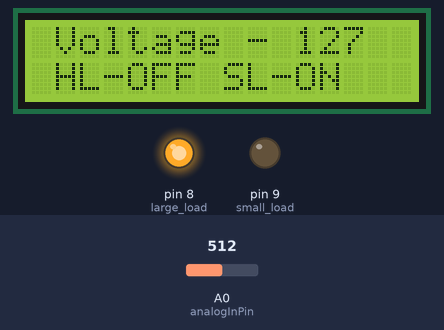
The sketch below on a simulated Arduino Uno, built with avr-gcc and run on an emulated ATmega328P. Shown: 16×2 character LCD, output pins drawn as LEDs (lit = HIGH). The inputs (shaded band) are chosen by the test bench; at power-on: A0 (analogInPin) = 512.

Above: at 1.2 s.
1.3 s: A0 (analogInPin) set to 460
At 2.2 s:
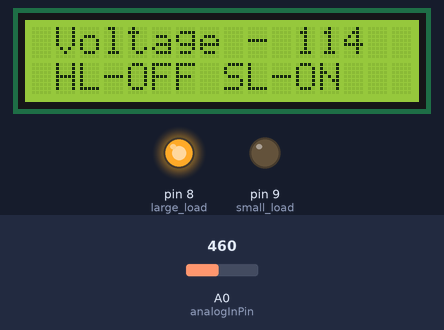
2.8 s: A0 (analogInPin) set to 426
At 3.5 s:
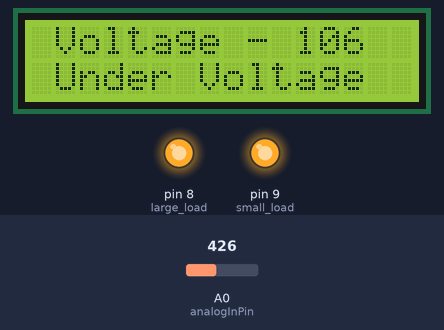
4.4 s: A0 (analogInPin) set to 900
At 4.8 s:
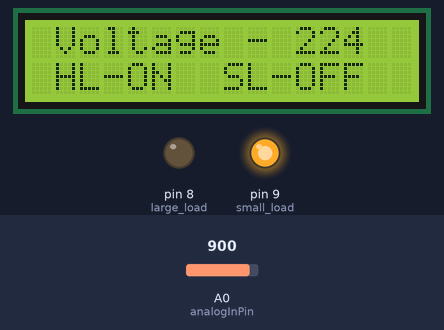
6.0 s: A0 (analogInPin) set to 934
At 7.0 s:
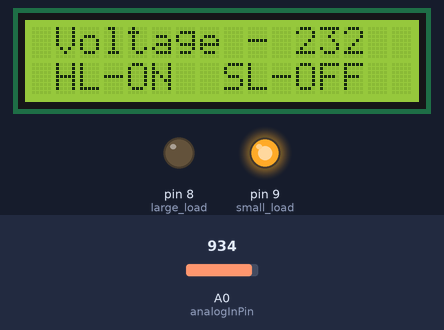
7.5 s: A0 (analogInPin) set to 959
At 8.3 s:
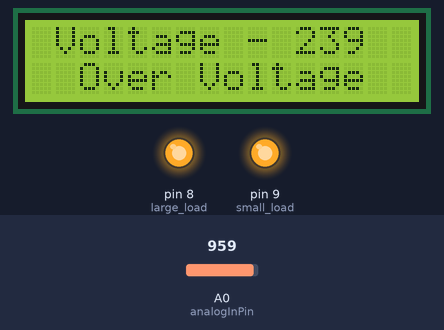
Timing chart, 0 to 10.1 s (numbered marks = the images above; inputs shaded):
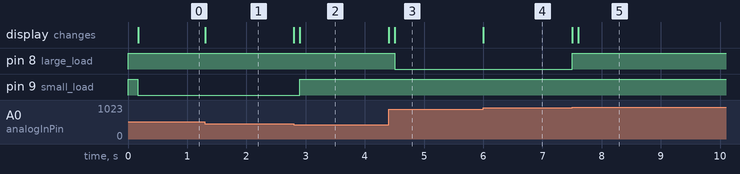

The sketch:

AUTOMATIC-LOAD-CONTROL.ino
```cpp
#include <LiquidCrystal.h>
const int rs = 7, en = 6, d4 = 5, d5 = 4, d6 = 3, d7 = 2;
const int analogInPin = A0;
int sensorValue = 0;
int voltage = 0;
int small_load=9;
int large_load=8;
int a=1;
int b=1;
int c=1;
int d=1;
LiquidCrystal lcd(rs, en, d4, d5, d6, d7);
void setup()
{
 pinMode(small_load,OUTPUT);
 pinMode(large_load,OUTPUT);
 digitalWrite(small_load,HIGH);
 digitalWrite(large_load,HIGH);
 lcd.begin(16, 2);
 Serial.begin(9600);
  //lcd.setCursor(0, 0);
 lcd.print(" Voltage - ");
 lcd.setCursor(0,1);
 lcd.print(" HL-off SL-off ");
}
void loop()
{
  sensorValue = analogRead(analogInPin);
  voltage = map(sensorValue, 0, 1023, 0, 255);
  lcd.setCursor(11,0);
  lcd.print(voltage);
  lcd.print("   ");
  if(voltage>=180 && voltage<=235 && b==1)
  {
    digitalWrite(small_load,HIGH);
    delay(100);
    digitalWrite(large_load,LOW);
    lcd.setCursor(0,1);
    lcd.print(" HL-off SL-off  ");
    lcd.setCursor(4,1);
    lcd.print("ON ");
     lcd.setCursor(11,1);
    lcd.print("OFF");
    b=0;
    a=1;
    c=1;
    d=1;
  }
  else if(voltage>=110 && voltage<180 && a==1)
  {
    digitalWrite(large_load,HIGH);
    delay(100);
    digitalWrite(small_load,LOW);
    lcd.setCursor(0,1);
    lcd.print(" HL-off SL-off  ");
    lcd.setCursor(4,1);
    lcd.print("OFF");
    lcd.setCursor(11,1);
    lcd.print("ON ");
    a=0;
    b=1;
    c=1;
    d=1;
  }
  else if(voltage<110 && c==1)
  {
    digitalWrite(large_load,HIGH);
    delay(100);
    digitalWrite(small_load,HIGH);
    lcd.setCursor(0,1);
    lcd.print(" Under Voltage ");
    a=1;
    b=1;
    c=0;
    d=1;
  }
  else if(voltage>235 && d==1)
  {
    digitalWrite(large_load,HIGH);
    delay(100);
    digitalWrite(small_load,HIGH);
    lcd.setCursor(0,1);
    lcd.print("  Over Voltage  ");
    a=1;
    b=1;
    c=1;
    d=0;
  }
}
```

Measured:
- the behaviour switches between 442 and 441 on A0 (analogInPin) (found by bisection; images 1 and 2)
- the behaviour switches between 946 and 947 on A0 (analogInPin) (found by bisection; images 4 and 5)
- after the input at 1.3 s, the display: changes at once (image 1)
- after the input at 2.8 s, pin 9 (small_load): LOW → HIGH after 0.10 s; the display: first changes at once (image 2 shows a later state)
- after the input at 4.4 s, pin 8 (large_load): HIGH → LOW after 0.10 s; the display: first changes at once (image 3 shows a later state)
- after the input at 6.0 s, the display: changes at once (image 4)
- after the input at 7.5 s, pin 8 (large_load): LOW → HIGH at once; the display: first changes at once (image 5 shows a later state)
